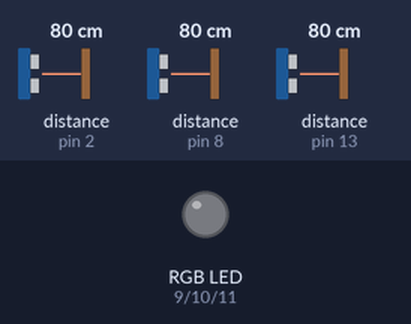
Recording of a sketch running on a simulated Arduino Uno, built with avr-gcc and run on an emulated ATmega328P. Shown: an RGB LED mixed from three pins (HIGH = lit). Wiring (inferred from the names in the program): 3 × ultrasonic range finder: trigger pin 4, echo pin 2 / trigger pin 7, echo pin 8 / trigger pin 12, echo pin 13. The test bench sets the inputs (shaded band); at power-on: distance to the obstacle (sensors on pin 2, pin 8, pin 13) 80 cm. The echo pulse lasts 58.3 µs per cm; dim RGB values are drawn brighter than linear; pins used as bus, display or sensor lines are not drawn.

Above: at 1.2 s.
1.3 s: distance to the obstacle (sensor on pin 2) set to 2 cm
At 2.5 s:
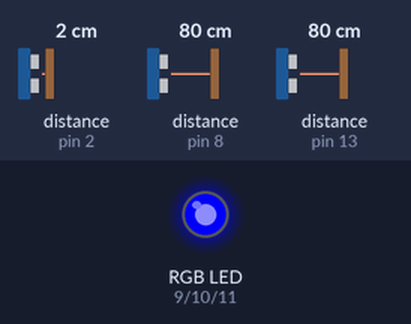
2.8 s: distance to the obstacle (sensor on pin 8) set to 2 cm
At 4.0 s:
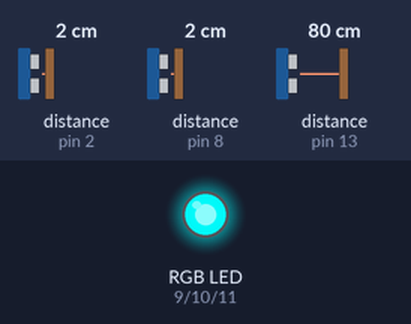
4.3 s: distance to the obstacle (sensor on pin 13) set to 2 cm
At 5.5 s:
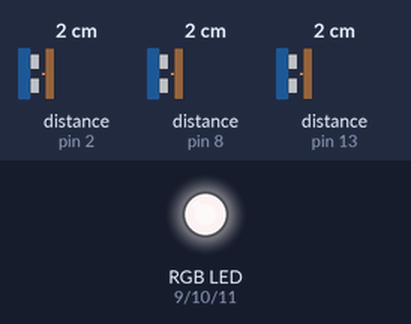
5.8 s: distance to the obstacle (sensor on pin 2) set to 9 cm
At 6.9 s:
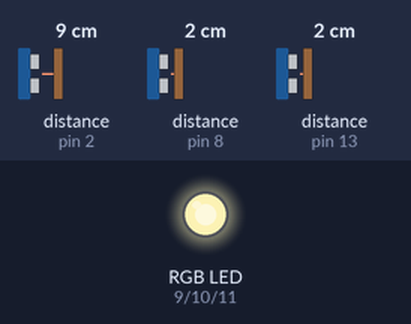
7.3 s: distance to the obstacle (sensor on pin 8) set to 9 cm
At 8.3 s:
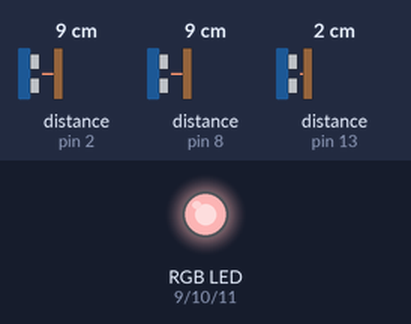
8.8 s: distance to the obstacle (sensor on pin 13) set to 9 cm
At 9.1 s:
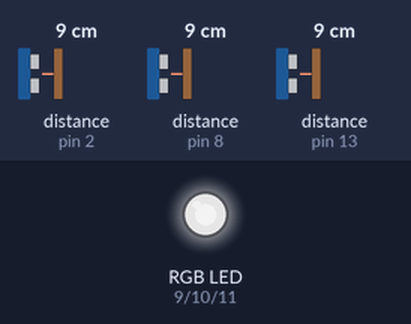
Timing chart, 0 to 11.3 s (numbered marks = the images above; inputs shaded):
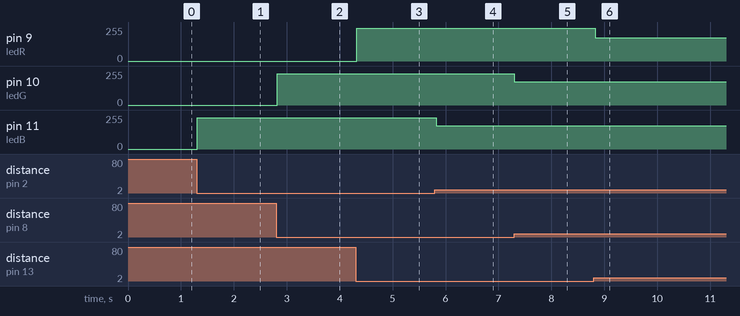

Measured:
- after the input at 1.3 s, pin 11 (ledB): 0/255 → 235/255 at once
- after the input at 2.8 s, pin 10 (ledG): 0/255 → 235/255 at once
- after the input at 4.3 s, pin 9 (ledR): 0/255 → 245/255 at once
- after the input at 5.8 s, pin 11 (ledB): 235/255 → 175/255 at once
- after the input at 7.3 s, pin 10 (ledG): 235/255 → 175/255 at once
- after the input at 8.8 s, pin 9 (ledR): 245/255 → 175/255 at once

The sketch:

led_light_strips.ino
```cpp
/**************************************************
* led_light_strips.ino
*
* refugees{code} Hackathon Programme
*
* code written by: Sadra, Farah, Siamak
*
* Connect the light color of an LED strip to the output of an Arduino.
* Write a program that uses Ultra-sound Sensor.
***************************************************/
// defines pins numbers
const int trigPinR = 12;
const int echoPinR = 13;
const int ledR = 9;

const int trigPinG = 7;
const int echoPinG = 8;
const int ledG = 10;

const int trigPinB = 4;
const int echoPinB = 2;
const int ledB = 11;

// defines variables
long durationR;
int distanceR;

long durationG;
int distanceG;

long durationB;
int distanceB;

void calcDistance(int distance, int led){
   if(distance > 25){
    analogWrite(led, 0);
    return;
  }
  int value = 255 - (distance * 10);
//  Serial.println(value);
  analogWrite(led, value);
}


void setup() {

pinMode(trigPinR, OUTPUT);
pinMode(echoPinR, INPUT);
pinMode(ledR, OUTPUT);

pinMode(trigPinG, OUTPUT);
pinMode(echoPinG, INPUT);
pinMode(ledG, OUTPUT);

pinMode(trigPinB, OUTPUT);
pinMode(echoPinB, INPUT);
pinMode(ledB, OUTPUT);

Serial.begin(9600);
}
void loop() {
// Clears the trigPin
digitalWrite(trigPinR, LOW);
delayMicroseconds(2);
// Sets the trigPin on HIGH state for 10 micro seconds
digitalWrite(trigPinR, HIGH);
delayMicroseconds(10);
digitalWrite(trigPinR, LOW);
// Reads the echoPin, returns the sound wave travel time in microseconds
durationR = pulseIn(echoPinR, HIGH);
// Calculating the distance
distanceR= durationR*0.034/2;

//delayMicroseconds(2);
digitalWrite(trigPinG, LOW);
delayMicroseconds(2);
// Sets the trigPin on HIGH state for 10 micro seconds
digitalWrite(trigPinG, HIGH);
delayMicroseconds(10);
digitalWrite(trigPinG, LOW);
// Reads the echoPin, returns the sound wave travel time in microseconds
durationG = pulseIn(echoPinG, HIGH);
// Calculating the distance
distanceG= durationG*0.034/2;
//delayMicroseconds(2);
digitalWrite(trigPinB, LOW);
delayMicroseconds(2);
// Sets the trigPin on HIGH state for 10 micro seconds
digitalWrite(trigPinB, HIGH);
delayMicroseconds(10);
digitalWrite(trigPinB, LOW);
// Reads the echoPin, returns the sound wave travel time in microseconds
durationB = pulseIn(echoPinB, HIGH);
// Calculating the distance
distanceB= durationB*0.034/2;
// Prints the distance on the Serial Monitor

calcDistance(distanceR, ledR);

calcDistance(distanceG, ledG);

calcDistance(distanceB, ledB);

delay(25);

//Serial.print("DistanceR: ");
//Serial.println(distanceR);
//Serial.print("DistanceG: ");
//Serial.println(distanceG);
//Serial.print("DistanceB: ");
//Serial.println(distanceB);
}
```
